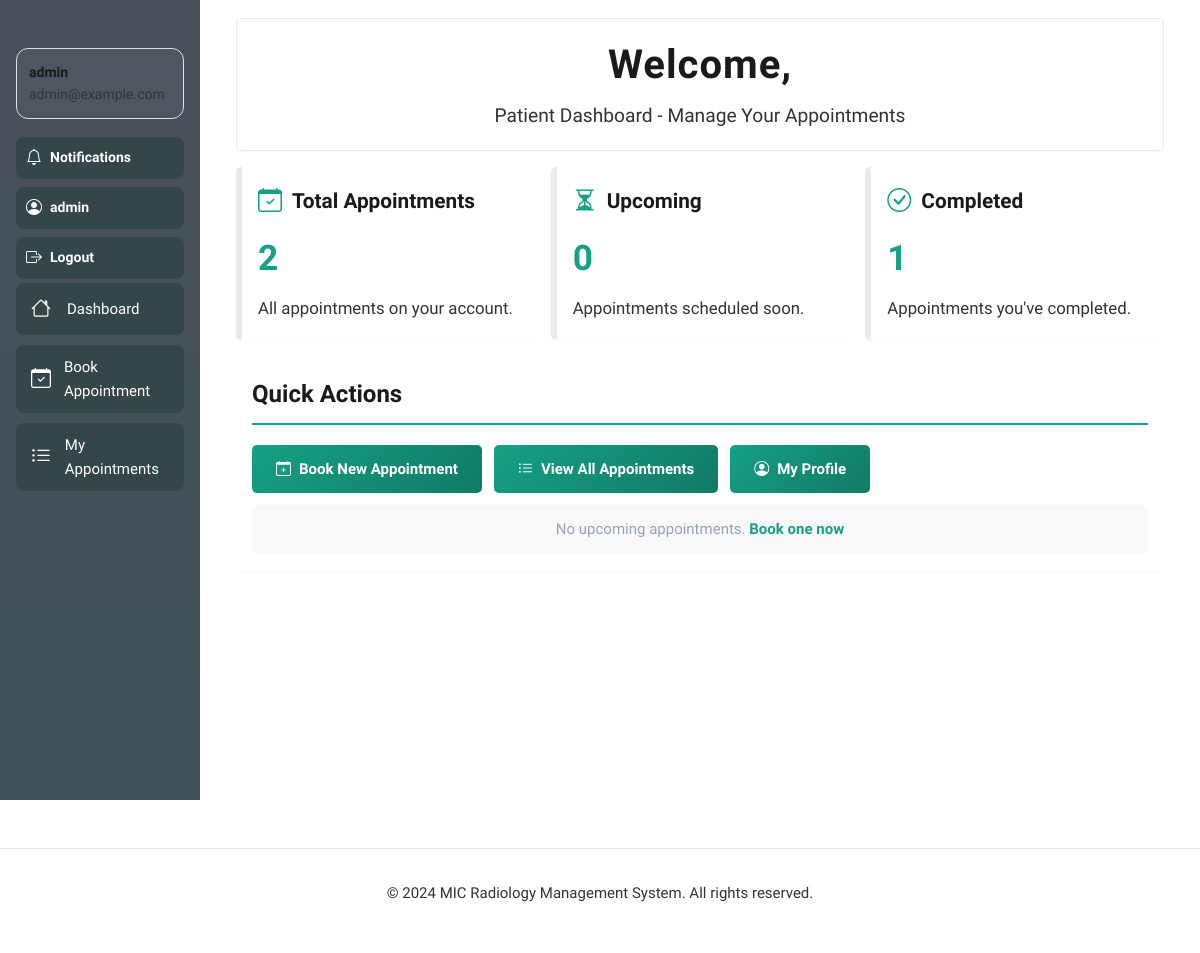
The app's page /patient-dashboard/ (signed in) with its own data.
### apps/users/models.py (models this page shows, shortened)
class CustomUser(AbstractUser):
    USER_ROLES = [
        ('patient', 'Patient'),
        ('staff', 'Radiology Staff'),
        ('receptionist', 'Receptionist'),
        ('doctor', 'Referral Doctor'),
    ]
    id = models.UUIDField(primary_key=True, default=uuid.uuid4, editable=False)
    role = models.CharField(max_length=20, choices=USER_ROLES, default='patient')
    phone_number = models.CharField(max_length=15, blank=True, null=True)
    date_of_birth = models.DateField(blank=True, null=True)
    gender = models.CharField(max_length=10, choices=[('M', 'Male'), ('F', 'Female'), ('O', 'Other')], blank=True)
    address = models.TextField(blank=True)
    city = models.CharField(max_length=100, blank=True)
    postal_code = models.CharField(max_length=10, blank=True)
    profile_picture = models.ImageField(upload_to='profile_pictures/', blank=True, null=True)
    license_number = models.CharField(max_length=50, blank=True, null=True, unique=True)
    specialization = models.CharField(max_length=100, blank=True)
    hospital_affiliation = models.CharField(max_length=200, blank=True)
    medical_aid_number = models.CharField(max_length=50, blank=True, null=True)
    medical_aid_name = models.CharField(max_length=100, blank=True)
    is_verified = models.BooleanField(default=False)
    created_at = models.DateTimeField(auto_now_add=True)
    updated_at = models.DateTimeField(auto_now=True)
    class Meta:
        ordering = ['-created_at']
        verbose_name = 'User'
        verbose_name_plural = 'Users'
    def is_patient(self):
        return self.role == 'patient'

### apps/users/views.py (the view)
# urls.py: path('patient-dashboard/', views.patient_dashboard, name='patient_dashboard'),
@login_required(login_url='login')
def patient_dashboard(request):
    if not request.user.is_patient():
        messages.error(request, 'Access denied. Patient access required.')
        return redirect('dashboard')
    from apps.appointments.models import Appointment
    appointments = request.user.appointments.all()
    upcoming_appointments = [a for a in appointments if a.is_upcoming()]
    completed_appointments = appointments.filter(status='completed')
    context = {
        'total_appointments': appointments.count(),
        'upcoming_appointments': upcoming_appointments,
        'completed_appointments': completed_appointments,
    }
    return render(request, 'users/patient_dashboard.html', context)

### apps/appointments/models.py (called while the page is built)
    def is_upcoming(self):
        from django.utils import timezone
        now = timezone.now().date()
        return self.appointment_date > now and self.status != 'cancelled'

### templates/users/patient_dashboard.html (shortened to what this page needs)
{% extends 'base.html' %}
{% load static %}
{% block content %}
<div class="patient-dashboard-wrapper">
    <div class="dashboard-header">
        <h1>Welcome, {{ user.get_full_name }}</h1>
        <p>Patient Dashboard - Manage Your Appointments</p>
    </div>
    <div class="dashboard-cards">
        <div class="dashboard-card">
            <h3><i class="bi bi-calendar-check"></i> Total Appointments</h3>
            <div class="stat">{{ total_appointments|default:0 }}</div>
            <div class="desc">All appointments on your account.</div>
        </div>
        <div class="dashboard-card">
            <h3><i class="bi bi-hourglass-split"></i> Upcoming</h3>
            <div class="stat">{{ upcoming_appointments|length|default:0 }}</div>
            <div class="desc">Appointments scheduled soon.</div>
        </div>
        <div class="dashboard-card">
            <h3><i class="bi bi-check-circle"></i> Completed</h3>
            <div class="stat">{{ completed_appointments.count|default:0 }}</div>
            <div class="desc">Appointments you've completed.</div>
        </div>
    </div>
    <div class="action-section">
        <h2>Quick Actions</h2>
        <div class="action-buttons">
            <a href="{% url 'book_appointment' %}" class="action-btn action-btn-primary">
                <i class="bi bi-calendar-plus"></i> Book New Appointment
            </a>
            <a href="{% url 'appointment_list' %}" class="action-btn action-btn-primary">
                <i class="bi bi-list-ul"></i> View All Appointments
            </a>
            <a href="{% url 'profile' %}" class="action-btn action-btn-primary">
                <i class="bi bi-person-circle"></i> My Profile
            </a>
        </div>
        {% if upcoming_appointments %}
        <div class="appointments-list">
            <h3><i class="bi bi-calendar-event"></i> Upcoming Appointments</h3>
            {% for appt in upcoming_appointments %}
            <div class="appointment-item">
                <div class="appointment-item-info">
                    <div class="appointment-item-scan">{{ appt.scan_type }}</div>
                    <div class="appointment-item-notes">{{ appt.clinical_notes|truncatewords:10 }}</div>
                    <div class="appointment-item-date">{{ appt.appointment_date|date:"M d, Y" }} at {{ appt.appointment_time|time:"g:i A" }}</div>
                </div>
                <a href="{% url 'appointment_detail' appt.id %}" class="action-btn action-btn-primary" style="margin-left: 12px;">
                    View
                </a>
            </div>
            {% endfor %}
        </div>
        {% else %}
        <div class="appointments-list">
            <p style="color: #94a3b8; text-align: center; margin: 0;">No upcoming appointments. <a href="{% url 'book_appointment' %}" style="color: #16a085; text-decoration: none; font-weight: 600;">Book one now</a></p>
        </div>
        {% endif %}
    </div>
</div>
{% endblock %}

### templates/base.html (shortened to what this page needs)
<!DOCTYPE html>
<html lang="en">
<head>
    {% load static %}
    <link href="https://cdn.jsdelivr.net/npm/bootstrap@5.3.0/dist/css/bootstrap.min.css" rel="stylesheet">
    <link rel="stylesheet" href="https://cdn.jsdelivr.net/npm/bootstrap-icons@1.11.0/font/bootstrap-icons.css">
    <link rel="stylesheet" href="{% static 'css/theme.css' %}">
    <link rel="stylesheet" href="{% static 'css/dashboard_theme.css' %}">
</head>
<body class="{% block body_class %}{% endblock %}">
    {% if user.is_authenticated %}
    <div class="container-fluid">
        <div class="row">
            <nav class="col-md-2 sidebar">
                <div class="sidebar-sticky p-3">
                    <div class="profile-card">
                        <div>
                            <div class="name">{{ user.get_full_name|default:user.username }}</div>
                            <div class="role">{{ user.get_short_name|default:user.email }}</div>
                        </div>
                    </div>
                    <div class="sidebar-controls mt-3">
                        {% if user.is_authenticated %}
                            <a href="{% url 'notification_list' %}" class="btn btn-icon" title="Notifications">
                                <span class="notif-wrapper">
                                    <i id="notif-bell" class="bi bi-bell"></i>
                                </span>
                                <span class="label">Notifications</span>
                            </a>
                            <a href="{% url 'profile' %}" class="btn btn-icon" title="Profile">
                                <i class="bi bi-person-circle"></i>
                                <span class="label">{{ user.first_name|default:user.username }}</span>
                            </a>
                            <a href="{% url 'logout' %}" class="btn btn-icon" title="Logout">
                                <i class="bi bi-box-arrow-right"></i>
                                <span class="label">Logout</span>
                            </a>
                        {% endif %}
                    </div>
                    {% if user.is_patient %}
                        <ul class="nav flex-column">
                            <li class="nav-item">
                                <a class="nav-link" href="{% url 'patient_dashboard' %}">
                                    <i class="bi bi-house"></i> Dashboard
                                </a>
                            </li>
                            <li class="nav-item">
                                <a class="nav-link" href="{% url 'book_appointment' %}">
                                    <i class="bi bi-calendar-check"></i> Book Appointment
                                </a>
                            </li>
                            <li class="nav-item">
                                <a class="nav-link" href="{% url 'appointment_list' %}">
                                    <i class="bi bi-list-ul"></i> My Appointments
                                </a>
                            </li>
                        </ul>
                    {% endif %}
                </div>
            </nav>
            <main class="col-md-10 ms-sm-auto px-md-4">
                {% block content %}{% endblock %}
            </main>
        </div>
    </div>
    {% endif %}
    <footer class="footer">
        <p>&copy; 2024 MIC Radiology Management System. All rights reserved.</p>
    </footer>
</body>
</html>

### static/css/dashboard_theme.css (style rules this page uses)
:root { --primary-500:#667eea; --primary-700:#4b6bd6; --accent-1:#764ba2; --muted:#9aa3af; --bg:#f1f4f8; --panel:#ffffff; }
.sidebar { background: linear-gradient(180deg, #49515a 0%, #405058 100%); min-height: 100vh; color: #e8eef3; border-right: none; }
.sidebar .sidebar-sticky { position: sticky; top: 20px; }
.sidebar .nav-link { color: rgba(255,255,255,0.9); padding: 10px 12px; border-radius: 8px; margin-bottom:6px; }
.sidebar .profile-card { display:flex; gap:10px; align-items:center; padding:12px; border-radius:12px; background: rgba(255,255,255,0.03); margin-bottom:18px; }
.profile-card .name { font-weight:600;color:#fff }
.profile-card .role { font-size:12px;color:rgba(255,255,255,0.7) }
.sidebar-controls { display:flex; flex-direction:column; gap:8px; }
.sidebar-controls .btn-icon { display:inline-flex; align-items:center; gap:8px; padding:8px 12px; height:42px; border-radius:10px; background: rgba(255,255,255,0.04); color: #fff; border: none; text-decoration: none; }
.sidebar-controls .btn-icon .label { font-size:14px; color: #fff; white-space: nowrap; }

### templates/base.html (style rules this page uses)
body { font-family: 'Google Sans', sans-serif; }
.notif-wrapper { position: relative; display: inline-block; }

### templates/users/patient_dashboard.html (style rules this page uses)
body { background: #fff; min-height: 100vh; }
.patient-dashboard-wrapper { max-width: 1100px; margin: 18px auto; padding: 0 12px; }
.dashboard-header { background: #ffffff; color: #1a1a1a; border-radius: 5px; padding: 18px 20px; box-shadow: 0 1px 3px rgba(0,0,0,0.03); margin-bottom: 16px; text-align: center; border: 1px solid #e9e9e9; }
.dashboard-header h1 { font-size: 2.5rem; font-weight: 900; margin-bottom: 8px; letter-spacing: 1px; color: #1a1a1a; }
.dashboard-header p { font-size: 1.2rem; font-weight: 500; margin-bottom: 0; color: #333333; }
.dashboard-cards { display: grid; grid-template-columns: repeat(auto-fit, minmax(260px, 1fr)); gap: 16px; margin-bottom: 20px; }
.dashboard-card { background: #ffffff; border-radius: 5px; box-shadow: 0 1px 3px rgba(0,0,0,0.03); padding: 18px 16px; display: flex; flex-direction: column; align-items: flex-start; position: relative; min-height: 120px; border-left: 6px solid #eaeaea; transition: box-shadow 0.2s; }
.dashboard-card h3 { font-size: 1.3rem; font-weight: 800; color: #1a1a1a; margin-bottom: 12px; display: flex; align-items: center; gap: 10px; }
.dashboard-card h3 i { color: #16a085; font-size: 1.5rem; }
.dashboard-card .stat { font-size: 2.2rem; font-weight: 900; color: #16a085; margin-bottom: 8px; }
.dashboard-card .desc { color: #333333; font-size: 1.05rem; margin-bottom: 0; }
.action-section { background: #ffffff; border-radius: 5px; box-shadow: 0 1px 3px rgba(0,0,0,0.03); padding: 18px 16px; margin-bottom: 20px; }
.action-section h2 { font-size: 1.5rem; font-weight: 800; color: #1a1a1a; margin-bottom: 20px; border-bottom: 2px solid #16a085; padding-bottom: 12px; }
.action-buttons { display: flex; gap: 12px; flex-wrap: wrap; }
.action-btn { padding: 12px 24px; border-radius: 5px; font-weight: 600; text-decoration: none; transition: all 0.3s; display: inline-flex; align-items: center; gap: 8px; }
.action-btn-primary { background: linear-gradient(135deg, #16a085 0%, #117a65 100%); color: white; }
.appointments-list { background: #f9f9f9; border-radius: 5px; padding: 12px; margin-top: 12px; }

### records on screen
CustomUser: get_full_name "admin", get_short_name "admin@example.com", first_name "admin"

### other values on screen
{{ total_appointments|default:0 }} "2"
{{ upcoming_appointments|length|default:0 }} "0"
{{ completed_appointments.count|default:0 }} "1"
